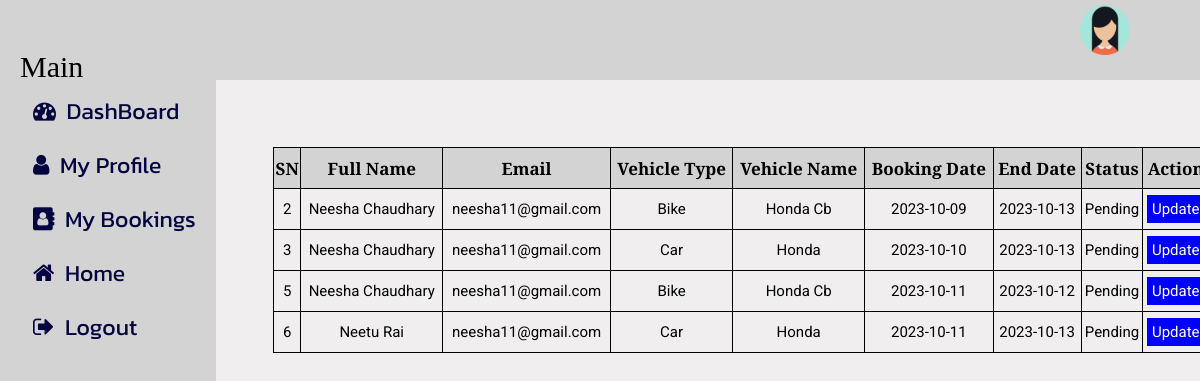
/user/user_view_booking.php (signed in), run on the app's committed database.
### tables this page shows
CREATE TABLE `booking` (
  `b_id` int(11) NOT NULL,
  `Full_Name` varchar(30) NOT NULL,
  `Email` varchar(50) NOT NULL,
  `Phone_Number` bigint(20) DEFAULT NULL,
  `Address` varchar(30) NOT NULL,
  `Rent_Days` int(11) NOT NULL,
  `Vehicle_Category` varchar(20) NOT NULL,
  `Booking_Date` date NOT NULL,
  `End_Date` date NOT NULL,
  `Driving_License` varchar(100) DEFAULT NULL,
  `Message` varchar(500) NOT NULL,
  `status` tinyint(1) DEFAULT 0,
  `vehicle_id` int(11) DEFAULT NULL,
  `c_id` int(11) NOT NULL
);

CREATE TABLE `vehicle` (
  `vehicle_id` int(11) NOT NULL,
  `Vehicle_name` varchar(50) NOT NULL,
  `fuel` varchar(20) NOT NULL,
  `seats` int(11) NOT NULL,
  `price` int(11) NOT NULL,
  `model` int(11) NOT NULL,
  `image` varchar(100) DEFAULT NULL,
  `status` tinyint(1) DEFAULT NULL,
  `created_at` datetime NOT NULL,
  `updated_at` datetime NOT NULL,
  `created_by` int(11) DEFAULT NULL,
  `updated_by` int(11) DEFAULT NULL,
  `category_id` int(11) DEFAULT NULL,
  `message` varchar(500) NOT NULL
);

### user/user_view_booking.php (the view, shortened to what this page needs)
<?php
$conn = mysqli_connect('localhost', 'root', '', 'online_vehicle_rental');
$c_id = $_SESSION['c_id'];
$sql = "SELECT booking.b_id, booking.Full_Name, booking.Email, booking.End_Date, booking.Booking_Date, booking.status , vehicle.Vehicle_name, booking.Vehicle_Category FROM booking join vehicle on vehicle.vehicle_id = booking.vehicle_id WHERE c_id = '$c_id';
";
$res = mysqli_query($conn, $sql);
$data = [];
if ($res->num_rows > 0) {
    while ($r = mysqli_fetch_assoc($res)) {
        array_push($data, $r);
    }
}
?>
<!DOCTYPE html>
<html>
<head>
    <link rel="stylesheet" href="https://cdnjs.cloudflare.com/ajax/libs/font-awesome/4.7.0/css/font-awesome.min.css">
    <link rel="stylesheet" type="text/css" href="../style.css">
</head>
<body>
    <?php
    include_once('user-main-dashboard.php'); ?>
    <div class="list">
        <h1 class="aaa">List of Booking</h1>
        <table class="tablestyle">
            <tr>
                <th>SN</th>
                <th>Full Name</th>
                <th>Email</th>
                <th>Vehicle Type</th>
                <th>Vehicle Name</th>
                <th>Booking Date</th>
                <th>End Date</th>
                <th>Status</th>
                <th>Action</th>
            </tr>
            <?php foreach ($data as $booked) { ?>
                <tr>
                    <td><?php echo $booked['b_id'] ?></td>
                    <td><?php echo $booked['Full_Name'] ?></td>
                    <td><?php echo $booked['Email'] ?></td>
                    <td><?php echo $booked['Vehicle_Category'] ?></td>
                    <td><?php echo $booked['Vehicle_name'] ?></td>
                    <td><?php echo $booked['Booking_Date'] ?></td>
                    <td><?php echo $booked['End_Date'] ?></td>
                    <td><?php
                            switch ($booked['status']) {
                                case 0:
                                    echo 'Pending';
                                    break;
                            }
                            ?>
                    <td class="actioncol">
                        <a href="user_update_booking.php?b_id=<?php echo $booked['b_id'] ?>" class="edit">Update</a>
                    </td>
                </tr>
            <?php } ?>
        </table>
    </div>
</body>
</html>

### style.css (style rules this page uses)
* { margin: 0; padding: 0; }
body { width: 100%; background: #F0EEEE; }
::placeholder { font-size: 15px; padding-left: 10px; }
.tablestyle, .tablestyle1 { border:1px solid black; width: 78%; margin-left: 273px; border-collapse:collapse; }
.tablestyle1 tr,th,td { border:1px solid black; height: 40px; }
.tablestyle tr,th,td { border:1px solid black; height: 40px; }
.tablestyle th { font-size: 17px; font-family: PT Serif; background:lightgray; }
.tablestyle td , .tablestyle1 td { font-size: 15px; font-family: Roboto; text-align: center; }
.actioncol a { border: none; padding: 5px; text-decoration:none; color:white; }
.actioncol a.edit { background:blue; width: 20%; }

### data on the page
booking: b_id "2", Full_Name "Neesha Chaudhary", Email "neesha11@gmail.com", Vehicle_Category "Bike", vehicle.Vehicle_name "Honda Cb", Booking_Date "2023-10-09", End_Date "2023-10-13", status "Pending"
booking: b_id "3", Full_Name "Neesha Chaudhary", Email "neesha11@gmail.com", Vehicle_Category "Car", vehicle.Vehicle_name "Honda", Booking_Date "2023-10-10", End_Date "2023-10-13", status "Pending"
booking: b_id "5", Full_Name "Neesha Chaudhary", Email "neesha11@gmail.com", Vehicle_Category "Bike", vehicle.Vehicle_name "Honda Cb", Booking_Date "2023-10-11", End_Date "2023-10-12", status "Pending"
booking: b_id "6", Full_Name "Neetu Rai", Email "neesha11@gmail.com", Vehicle_Category "Car", vehicle.Vehicle_name "Honda", Booking_Date "2023-10-11", End_Date "2023-10-13", status "Pending"
